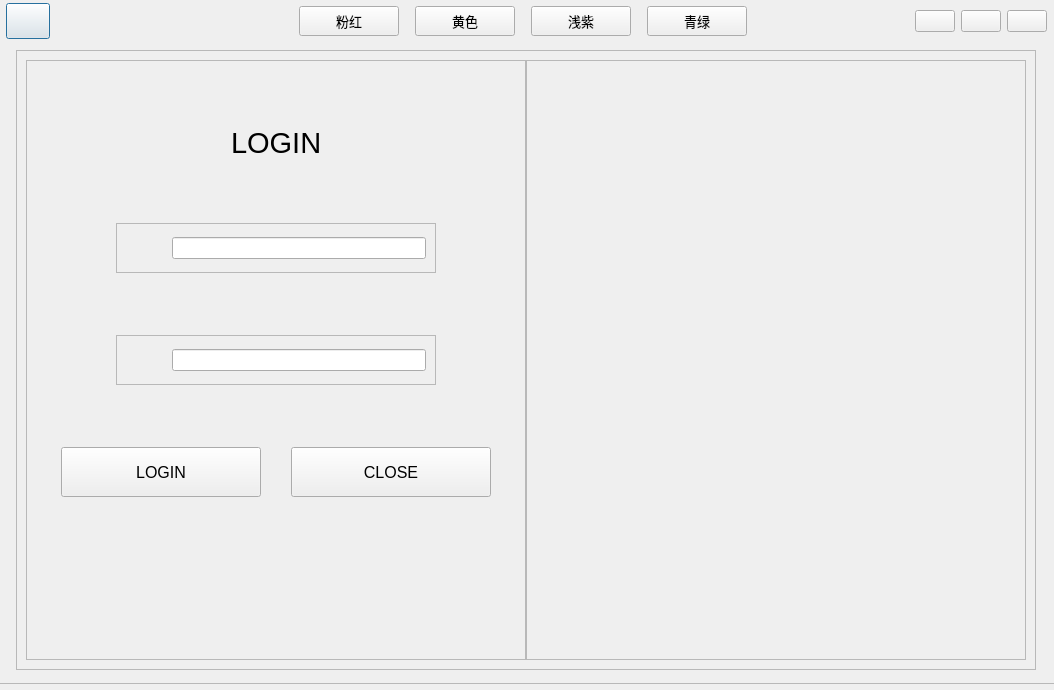
<?xml version="1.0" encoding="UTF-8"?>
<ui version="4.0">
 <class>loginwindow</class>
 <widget class="QDialog" name="loginwindow">
  <property name="geometry">
   <rect>
    <x>0</x>
    <y>0</y>
    <width>1054</width>
    <height>690</height>
   </rect>
  </property>
  <property name="windowTitle">
   <string>Dialog</string>
  </property>
  <property name="styleSheet">
   <string notr="true">background-image: url(:/NDMDown/5c8863ce6ce49.jpg);</string>
  </property>
  <widget class="QFrame" name="frame_background">
   <property name="geometry">
    <rect>
     <x>-4</x>
     <y>-7</y>
     <width>1061</width>
     <height>691</height>
    </rect>
   </property>
   <property name="frameShape">
    <enum>QFrame::StyledPanel</enum>
   </property>
   <property name="frameShadow">
    <enum>QFrame::Raised</enum>
   </property>
   <layout class="QGridLayout" name="gridLayout_3">
    <item row="0" column="0">
     <layout class="QHBoxLayout" name="horizontalLayout_5">
      <property name="spacing">
       <number>6</number>
      </property>
      <property name="leftMargin">
       <number>0</number>
      </property>
      <item>
       <layout class="QHBoxLayout" name="horizontalLayout_12">
        <item>
         <widget class="QPushButton" name="pushButtonLogo">
          <property name="minimumSize">
           <size>
            <width>44</width>
            <height>36</height>
           </size>
          </property>
          <property name="styleSheet">
           <string notr="true">border-image: url(:/image/screen.png);</string>
          </property>
          <property name="text">
           <string/>
          </property>
         </widget>
        </item>
        <item>
         <spacer name="horizontalSpacer_12">
          <property name="orientation">
           <enum>Qt::Horizontal</enum>
          </property>
          <property name="sizeHint" stdset="0">
           <size>
            <width>40</width>
            <height>20</height>
           </size>
          </property>
         </spacer>
        </item>
        <item>
         <spacer name="horizontalSpacer_3">
          <property name="orientation">
           <enum>Qt::Horizontal</enum>
          </property>
          <property name="sizeHint" stdset="0">
           <size>
            <width>13</width>
            <height>20</height>
           </size>
          </property>
         </spacer>
        </item>
        <item>
         <spacer name="horizontalSpacer_16">
          <property name="orientation">
           <enum>Qt::Horizontal</enum>
          </property>
          <property name="sizeHint" stdset="0">
           <size>
            <width>40</width>
            <height>20</height>
           </size>
          </property>
         </spacer>
        </item>
        <item>
         <widget class="QPushButton" name="btn_1">
          <property name="sizePolicy">
           <sizepolicy hsizetype="Fixed" vsizetype="Fixed">
            <horstretch>0</horstretch>
            <verstretch>0</verstretch>
           </sizepolicy>
          </property>
          <property name="minimumSize">
           <size>
            <width>100</width>
            <height>30</height>
           </size>
          </property>
          <property name="maximumSize">
           <size>
            <width>100</width>
            <height>30</height>
           </size>
          </property>
          <property name="font">
           <font>
            <pointsize>10</pointsize>
           </font>
          </property>
          <property name="text">
           <string>粉红</string>
          </property>
         </widget>
        </item>
        <item>
         <spacer name="horizontalSpacer_23">
          <property name="orientation">
           <enum>Qt::Horizontal</enum>
          </property>
          <property name="sizeType">
           <enum>QSizePolicy::Fixed</enum>
          </property>
          <property name="sizeHint" stdset="0">
           <size>
            <width>10</width>
            <height>20</height>
           </size>
          </property>
         </spacer>
        </item>
        <item>
         <widget class="QPushButton" name="btn_2">
          <property name="sizePolicy">
           <sizepolicy hsizetype="Fixed" vsizetype="Fixed">
            <horstretch>0</horstretch>
            <verstretch>0</verstretch>
           </sizepolicy>
          </property>
          <property name="minimumSize">
           <size>
            <width>100</width>
            <height>30</height>
           </size>
          </property>
          <property name="maximumSize">
           <size>
            <width>100</width>
            <height>30</height>
           </size>
          </property>
          <property name="font">
           <font>
            <pointsize>10</pointsize>
           </font>
          </property>
          <property name="text">
           <string>黄色</string>
          </property>
         </widget>
        </item>
        <item>
         <spacer name="horizontalSpacer_24">
          <property name="orientation">
           <enum>Qt::Horizontal</enum>
          </property>
          <property name="sizeType">
           <enum>QSizePolicy::Fixed</enum>
          </property>
          <property name="sizeHint" stdset="0">
           <size>
            <width>10</width>
            <height>20</height>
           </size>
          </property>
         </spacer>
        </item>
        <item>
         <widget class="QPushButton" name="btn_3">
          <property name="sizePolicy">
           <sizepolicy hsizetype="Fixed" vsizetype="Fixed">
            <horstretch>0</horstretch>
            <verstretch>0</verstretch>
           </sizepolicy>
          </property>
          <property name="minimumSize">
           <size>
            <width>100</width>
            <height>30</height>
           </size>
          </property>
          <property name="maximumSize">
           <size>
            <width>100</width>
            <height>30</height>
           </size>
          </property>
          <property name="font">
           <font>
            <pointsize>10</pointsize>
           </font>
          </property>
          <property name="text">
           <string>浅紫</string>
          </property>
         </widget>
        </item>
        <item>
         <spacer name="horizontalSpacer_25">
          <property name="orientation">
           <enum>Qt::Horizontal</enum>
          </property>
          <property name="sizeType">
           <enum>QSizePolicy::Fixed</enum>
          </property>
          <property name="sizeHint" stdset="0">
           <size>
            <width>10</width>
            <height>20</height>
           </size>
          </property>
         </spacer>
        </item>
        <item>
         <widget class="QPushButton" name="btn_4">
          <property name="sizePolicy">
           <sizepolicy hsizetype="Fixed" vsizetype="Fixed">
            <horstretch>0</horstretch>
            <verstretch>0</verstretch>
           </sizepolicy>
          </property>
          <property name="minimumSize">
           <size>
            <width>100</width>
            <height>30</height>
           </size>
          </property>
          <property name="maximumSize">
           <size>
            <width>100</width>
            <height>30</height>
           </size>
          </property>
          <property name="font">
           <font>
            <pointsize>10</pointsize>
           </font>
          </property>
          <property name="text">
           <string>青绿</string>
          </property>
         </widget>
        </item>
        <item>
         <spacer name="horizontalSpacer_15">
          <property name="orientation">
           <enum>Qt::Horizontal</enum>
          </property>
          <property name="sizeHint" stdset="0">
           <size>
            <width>40</width>
            <height>20</height>
           </size>
          </property>
         </spacer>
        </item>
        <item>
         <spacer name="horizontalSpacer_4">
          <property name="orientation">
           <enum>Qt::Horizontal</enum>
          </property>
          <property name="sizeHint" stdset="0">
           <size>
            <width>13</width>
            <height>20</height>
           </size>
          </property>
         </spacer>
        </item>
       </layout>
      </item>
      <item>
       <widget class="QPushButton" name="pushButtonMenu">
        <property name="toolTip">
         <string>主菜单</string>
        </property>
        <property name="text">
         <string/>
        </property>
       </widget>
      </item>
      <item>
       <widget class="QPushButton" name="pushButtonMinimize">
        <property name="toolTip">
         <string>最小化</string>
        </property>
        <property name="text">
         <string/>
        </property>
       </widget>
      </item>
      <item>
       <widget class="QPushButton" name="pushButtonClose">
        <property name="toolTip">
         <string>关闭</string>
        </property>
        <property name="text">
         <string/>
        </property>
       </widget>
      </item>
     </layout>
    </item>
    <item row="1" column="0">
     <spacer name="verticalSpacer_9">
      <property name="orientation">
       <enum>Qt::Vertical</enum>
      </property>
      <property name="sizeHint" stdset="0">
       <size>
        <width>20</width>
        <height>26</height>
       </size>
      </property>
     </spacer>
    </item>
    <item row="2" column="0">
     <layout class="QHBoxLayout" name="horizontalLayout_9">
      <item>
       <spacer name="horizontalSpacer_17">
        <property name="orientation">
         <enum>Qt::Horizontal</enum>
        </property>
        <property name="sizeHint" stdset="0">
         <size>
          <width>40</width>
          <height>20</height>
         </size>
        </property>
       </spacer>
      </item>
      <item>
       <widget class="QFrame" name="frame">
        <property name="frameShape">
         <enum>QFrame::StyledPanel</enum>
        </property>
        <property name="frameShadow">
         <enum>QFrame::Raised</enum>
        </property>
        <layout class="QGridLayout" name="gridLayout_2">
         <item row="0" column="0">
          <layout class="QHBoxLayout" name="horizontalLayout_8">
           <property name="spacing">
            <number>0</number>
           </property>
           <item>
            <widget class="QFrame" name="frame_login">
             <property name="sizePolicy">
              <sizepolicy hsizetype="Minimum" vsizetype="Minimum">
               <horstretch>0</horstretch>
               <verstretch>0</verstretch>
              </sizepolicy>
             </property>
             <property name="minimumSize">
              <size>
               <width>500</width>
               <height>600</height>
              </size>
             </property>
             <property name="maximumSize">
              <size>
               <width>500</width>
               <height>600</height>
              </size>
             </property>
             <property name="frameShape">
              <enum>QFrame::StyledPanel</enum>
             </property>
             <property name="frameShadow">
              <enum>QFrame::Raised</enum>
             </property>
             <layout class="QGridLayout" name="gridLayout_5">
              <item row="1" column="0">
               <spacer name="verticalSpacer_4">
                <property name="orientation">
                 <enum>Qt::Vertical</enum>
                </property>
                <property name="sizeType">
                 <enum>QSizePolicy::Fixed</enum>
                </property>
                <property name="sizeHint" stdset="0">
                 <size>
                  <width>20</width>
                  <height>20</height>
                 </size>
                </property>
               </spacer>
              </item>
              <item row="0" column="0">
               <layout class="QVBoxLayout" name="verticalLayout">
                <item>
                 <spacer name="verticalSpacer_2">
                  <property name="orientation">
                   <enum>Qt::Vertical</enum>
                  </property>
                  <property name="sizeHint" stdset="0">
                   <size>
                    <width>20</width>
                    <height>13</height>
                   </size>
                  </property>
                 </spacer>
                </item>
                <item>
                 <layout class="QHBoxLayout" name="horizontalLayout">
                  <item>
                   <spacer name="horizontalSpacer">
                    <property name="orientation">
                     <enum>Qt::Horizontal</enum>
                    </property>
                    <property name="sizeHint" stdset="0">
                     <size>
                      <width>40</width>
                      <height>20</height>
                     </size>
                    </property>
                   </spacer>
                  </item>
                  <item>
                   <widget class="QLabel" name="label_login">
                    <property name="font">
                     <font>
                      <family>Arial</family>
                      <pointsize>22</pointsize>
                     </font>
                    </property>
                    <property name="text">
                     <string>LOGIN</string>
                    </property>
                   </widget>
                  </item>
                  <item>
                   <spacer name="horizontalSpacer_2">
                    <property name="orientation">
                     <enum>Qt::Horizontal</enum>
                    </property>
                    <property name="sizeHint" stdset="0">
                     <size>
                      <width>40</width>
                      <height>20</height>
                     </size>
                    </property>
                   </spacer>
                  </item>
                 </layout>
                </item>
                <item>
                 <spacer name="verticalSpacer">
                  <property name="orientation">
                   <enum>Qt::Vertical</enum>
                  </property>
                  <property name="sizeHint" stdset="0">
                   <size>
                    <width>20</width>
                    <height>13</height>
                   </size>
                  </property>
                 </spacer>
                </item>
                <item>
                 <layout class="QHBoxLayout" name="horizontalLayout_10">
                  <item>
                   <spacer name="horizontalSpacer_20">
                    <property name="orientation">
                     <enum>Qt::Horizontal</enum>
                    </property>
                    <property name="sizeType">
                     <enum>QSizePolicy::Fixed</enum>
                    </property>
                    <property name="sizeHint" stdset="0">
                     <size>
                      <width>80</width>
                      <height>20</height>
                     </size>
                    </property>
                   </spacer>
                  </item>
                  <item>
                   <widget class="QFrame" name="frame_user_name">
                    <property name="frameShape">
                     <enum>QFrame::StyledPanel</enum>
                    </property>
                    <property name="frameShadow">
                     <enum>QFrame::Raised</enum>
                    </property>
                    <layout class="QGridLayout" name="gridLayout_4">
                     <item row="0" column="0">
                      <layout class="QHBoxLayout" name="horizontalLayout_11">
                       <item>
                        <spacer name="horizontalSpacer_21">
                         <property name="orientation">
                          <enum>Qt::Horizontal</enum>
                         </property>
                         <property name="sizeType">
                          <enum>QSizePolicy::Fixed</enum>
                         </property>
                         <property name="sizeHint" stdset="0">
                          <size>
                           <width>10</width>
                           <height>20</height>
                          </size>
                         </property>
                        </spacer>
                       </item>
                       <item>
                        <widget class="QLabel" name="label_user_name">
                         <property name="sizePolicy">
                          <sizepolicy hsizetype="Fixed" vsizetype="Fixed">
                           <horstretch>0</horstretch>
                           <verstretch>0</verstretch>
                          </sizepolicy>
                         </property>
                         <property name="minimumSize">
                          <size>
                           <width>30</width>
                           <height>30</height>
                          </size>
                         </property>
                         <property name="maximumSize">
                          <size>
                           <width>30</width>
                           <height>30</height>
                          </size>
                         </property>
                         <property name="text">
                          <string/>
                         </property>
                        </widget>
                       </item>
                       <item>
                        <widget class="QLineEdit" name="lineEditUsername"/>
                       </item>
                      </layout>
                     </item>
                    </layout>
                   </widget>
                  </item>
                  <item>
                   <spacer name="horizontalSpacer_22">
                    <property name="orientation">
                     <enum>Qt::Horizontal</enum>
                    </property>
                    <property name="sizeType">
                     <enum>QSizePolicy::Fixed</enum>
                    </property>
                    <property name="sizeHint" stdset="0">
                     <size>
                      <width>80</width>
                      <height>20</height>
                     </size>
                    </property>
                   </spacer>
                  </item>
                 </layout>
                </item>
                <item>
                 <spacer name="verticalSpacer_3">
                  <property name="orientation">
                   <enum>Qt::Vertical</enum>
                  </property>
                  <property name="sizeHint" stdset="0">
                   <size>
                    <width>20</width>
                    <height>17</height>
                   </size>
                  </property>
                 </spacer>
                </item>
                <item>
                 <layout class="QHBoxLayout" name="horizontalLayout_2">
                  <item>
                   <spacer name="horizontalSpacer_6">
                    <property name="orientation">
                     <enum>Qt::Horizontal</enum>
                    </property>
                    <property name="sizeType">
                     <enum>QSizePolicy::Fixed</enum>
                    </property>
                    <property name="sizeHint" stdset="0">
                     <size>
                      <width>80</width>
                      <height>20</height>
                     </size>
                    </property>
                   </spacer>
                  </item>
                  <item>
                   <widget class="QFrame" name="frame_pwd">
                    <property name="frameShape">
                     <enum>QFrame::StyledPanel</enum>
                    </property>
                    <property name="frameShadow">
                     <enum>QFrame::Raised</enum>
                    </property>
                    <layout class="QGridLayout" name="gridLayout">
                     <item row="0" column="0">
                      <layout class="QHBoxLayout" name="horizontalLayout_3">
                       <item>
                        <spacer name="horizontalSpacer_5">
                         <property name="orientation">
                          <enum>Qt::Horizontal</enum>
                         </property>
                         <property name="sizeType">
                          <enum>QSizePolicy::Fixed</enum>
                         </property>
                         <property name="sizeHint" stdset="0">
                          <size>
                           <width>10</width>
                           <height>20</height>
                          </size>
                         </property>
                        </spacer>
                       </item>
                       <item>
                        <widget class="QLabel" name="label_pwd">
                         <property name="sizePolicy">
                          <sizepolicy hsizetype="Fixed" vsizetype="Fixed">
                           <horstretch>0</horstretch>
                           <verstretch>0</verstretch>
                          </sizepolicy>
                         </property>
                         <property name="minimumSize">
                          <size>
                           <width>30</width>
                           <height>30</height>
                          </size>
                         </property>
                         <property name="maximumSize">
                          <size>
                           <width>30</width>
                           <height>30</height>
                          </size>
                         </property>
                         <property name="text">
                          <string/>
                         </property>
                        </widget>
                       </item>
                       <item>
                        <widget class="QLineEdit" name="lineEditpassword"/>
                       </item>
                      </layout>
                     </item>
                    </layout>
                   </widget>
                  </item>
                  <item>
                   <spacer name="horizontalSpacer_19">
                    <property name="orientation">
                     <enum>Qt::Horizontal</enum>
                    </property>
                    <property name="sizeType">
                     <enum>QSizePolicy::Fixed</enum>
                    </property>
                    <property name="sizeHint" stdset="0">
                     <size>
                      <width>80</width>
                      <height>20</height>
                     </size>
                    </property>
                   </spacer>
                  </item>
                 </layout>
                </item>
                <item>
                 <spacer name="verticalSpacer_5">
                  <property name="orientation">
                   <enum>Qt::Vertical</enum>
                  </property>
                  <property name="sizeHint" stdset="0">
                   <size>
                    <width>20</width>
                    <height>13</height>
                   </size>
                  </property>
                 </spacer>
                </item>
                <item>
                 <layout class="QHBoxLayout" name="horizontalLayout_6">
                  <item>
                   <spacer name="horizontalSpacer_13">
                    <property name="orientation">
                     <enum>Qt::Horizontal</enum>
                    </property>
                    <property name="sizeHint" stdset="0">
                     <size>
                      <width>40</width>
                      <height>20</height>
                     </size>
                    </property>
                   </spacer>
                  </item>
                  <item>
                   <widget class="QPushButton" name="loginBtn">
                    <property name="sizePolicy">
                     <sizepolicy hsizetype="Fixed" vsizetype="Fixed">
                      <horstretch>0</horstretch>
                      <verstretch>0</verstretch>
                     </sizepolicy>
                    </property>
                    <property name="minimumSize">
                     <size>
                      <width>200</width>
                      <height>50</height>
                     </size>
                    </property>
                    <property name="maximumSize">
                     <size>
                      <width>320</width>
                      <height>50</height>
                     </size>
                    </property>
                    <property name="font">
                     <font>
                      <family>Arial</family>
                      <pointsize>12</pointsize>
                     </font>
                    </property>
                    <property name="text">
                     <string>LOGIN</string>
                    </property>
                   </widget>
                  </item>
                  <item>
                   <spacer name="horizontalSpacer_11">
                    <property name="orientation">
                     <enum>Qt::Horizontal</enum>
                    </property>
                    <property name="sizeHint" stdset="0">
                     <size>
                      <width>40</width>
                      <height>20</height>
                     </size>
                    </property>
                   </spacer>
                  </item>
                  <item>
                   <widget class="QPushButton" name="exitBtn">
                    <property name="sizePolicy">
                     <sizepolicy hsizetype="Fixed" vsizetype="Fixed">
                      <horstretch>0</horstretch>
                      <verstretch>0</verstretch>
                     </sizepolicy>
                    </property>
                    <property name="minimumSize">
                     <size>
                      <width>200</width>
                      <height>50</height>
                     </size>
                    </property>
                    <property name="maximumSize">
                     <size>
                      <width>320</width>
                      <height>50</height>
                     </size>
                    </property>
                    <property name="font">
                     <font>
                      <family>Arial</family>
                      <pointsize>12</pointsize>
                     </font>
                    </property>
                    <property name="text">
                     <string>CLOSE</string>
                    </property>
                   </widget>
                  </item>
                  <item>
                   <spacer name="horizontalSpacer_14">
                    <property name="orientation">
                     <enum>Qt::Horizontal</enum>
                    </property>
                    <property name="sizeHint" stdset="0">
                     <size>
                      <width>40</width>
                      <height>20</height>
                     </size>
                    </property>
                   </spacer>
                  </item>
                 </layout>
                </item>
                <item>
                 <spacer name="verticalSpacer_6">
                  <property name="orientation">
                   <enum>Qt::Vertical</enum>
                  </property>
                  <property name="sizeHint" stdset="0">
                   <size>
                    <width>20</width>
                    <height>13</height>
                   </size>
                  </property>
                 </spacer>
                </item>
                <item>
                 <layout class="QHBoxLayout" name="horizontalLayout_4">
                  <item>
                   <spacer name="horizontalSpacer_10">
                    <property name="orientation">
                     <enum>Qt::Horizontal</enum>
                    </property>
                    <property name="sizeHint" stdset="0">
                     <size>
                      <width>13</width>
                      <height>20</height>
                     </size>
                    </property>
                   </spacer>
                  </item>
                  <item>
                   <spacer name="horizontalSpacer_7">
                    <property name="orientation">
                     <enum>Qt::Horizontal</enum>
                    </property>
                    <property name="sizeHint" stdset="0">
                     <size>
                      <width>13</width>
                      <height>20</height>
                     </size>
                    </property>
                   </spacer>
                  </item>
                  <item>
                   <spacer name="horizontalSpacer_8">
                    <property name="orientation">
                     <enum>Qt::Horizontal</enum>
                    </property>
                    <property name="sizeHint" stdset="0">
                     <size>
                      <width>13</width>
                      <height>20</height>
                     </size>
                    </property>
                   </spacer>
                  </item>
                  <item>
                   <spacer name="horizontalSpacer_9">
                    <property name="orientation">
                     <enum>Qt::Horizontal</enum>
                    </property>
                    <property name="sizeHint" stdset="0">
                     <size>
                      <width>13</width>
                      <height>20</height>
                     </size>
                    </property>
                   </spacer>
                  </item>
                 </layout>
                </item>
                <item>
                 <spacer name="verticalSpacer_8">
                  <property name="orientation">
                   <enum>Qt::Vertical</enum>
                  </property>
                  <property name="sizeHint" stdset="0">
                   <size>
                    <width>20</width>
                    <height>13</height>
                   </size>
                  </property>
                 </spacer>
                </item>
               </layout>
              </item>
             </layout>
            </widget>
           </item>
           <item>
            <widget class="QFrame" name="frame_pic">
             <property name="sizePolicy">
              <sizepolicy hsizetype="Minimum" vsizetype="Minimum">
               <horstretch>0</horstretch>
               <verstretch>0</verstretch>
              </sizepolicy>
             </property>
             <property name="minimumSize">
              <size>
               <width>500</width>
               <height>600</height>
              </size>
             </property>
             <property name="frameShape">
              <enum>QFrame::StyledPanel</enum>
             </property>
             <property name="frameShadow">
              <enum>QFrame::Raised</enum>
             </property>
            </widget>
           </item>
          </layout>
         </item>
        </layout>
       </widget>
      </item>
      <item>
       <spacer name="horizontalSpacer_18">
        <property name="orientation">
         <enum>Qt::Horizontal</enum>
        </property>
        <property name="sizeHint" stdset="0">
         <size>
          <width>40</width>
          <height>20</height>
         </size>
        </property>
       </spacer>
      </item>
     </layout>
    </item>
    <item row="3" column="0">
     <spacer name="verticalSpacer_10">
      <property name="orientation">
       <enum>Qt::Vertical</enum>
      </property>
      <property name="sizeHint" stdset="0">
       <size>
        <width>20</width>
        <height>25</height>
       </size>
      </property>
     </spacer>
    </item>
   </layout>
  </widget>
 </widget>
 <resources/>
 <connections/>
</ui>
